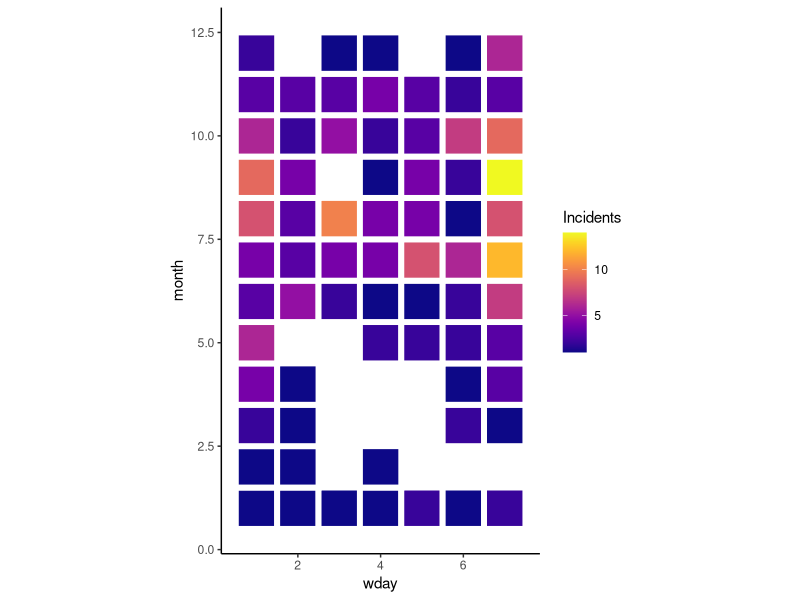
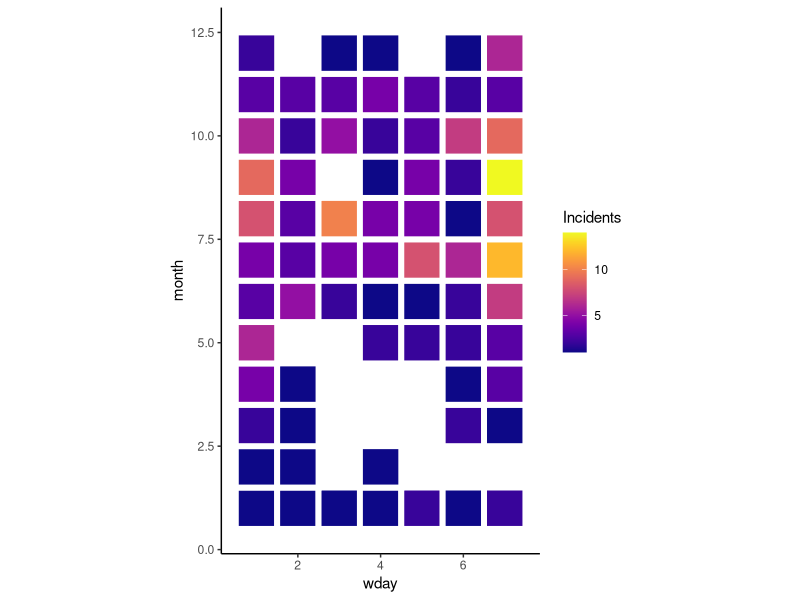

Reproduce these figures in R, in order. (Note: this script raises an error after producing the figures.)
#Time of year/ season, HEAT MAP

library(tidyverse)
library(lubridate)
library(viridis)

raw_df <- read_csv("GSAF5-Cali_Post_1958-2017_BEACHES.csv" )
head(raw_df$Date)

test_df <- raw_df %>% 
  ## try built-in date converter function first
  mutate(clean_date = dmy(Date))

# check out dates that failed to parse
test_df %>%
  filter(is.na(clean_date)) %>%
  select(Date, clean_date)

# manually fix those ones
out_df <- test_df %>%
  mutate(clean_date = case_when(
    Date == "Aug-1995"        ~ as.Date("1995-08-01"),
    Date == "Summer of 1996" ~ as.Date("1996-07-01"),
    Date == "Feb-1961" ~ as.Date("1961-02-01"), 
    Date == "Between 10 and 12-Sep-1959"  ~ as.Date("1959-09-11"),
    TRUE  ~ clean_date)) %>% 
  filter(!Date %in% c("1984" , "1986", "1965"))

#Cool Trick!!:
## make sure there's nothing crazy unexpected here
out_df %>%
  select(Date, clean_date) %>% View

#Cool Trick!! ALTERNATIVE:
## make sure there's nothing crazy unexpected here
summary(out_df$clean_date)

#Remove year, change to day, weekday
df_minus_year<- out_df %>% 
  mutate(month = month(clean_date), 
         day = day(clean_date), 
         wday = wday(clean_date))
      
df_minus_year<- df_minus_year %>% 
  group_by(month, wday) %>% 
#ADD LOCATION LATER!!!!!
  summarise(Incidents= n())
  
  
?lubridate

######## Plotting starts here#####################
ggplot(df_minus_year,aes(wday,month,fill=Incidents))+
  geom_tile(color= "white",size= 2) + 
  scale_fill_viridis(name="Incidents",option ="C")+ 
  coord_equal()+
  theme_classic()

ggsave(file="Days_of_Incidents_CA_Heatmap2.svg", 
       width=15, height=8)


+
  theme_minimal(base_size = 8)
    
  theme(legend.position = "bottom")
  

#Add ons to play with:
p <-p + facet_grid(year~month)
p <-p + scale_y_continuous(trans = "reverse", breaks = unique(df$hour))
p <-p + scale_x_continuous(breaks =c(1,10,20,31))
p <-p + theme_minimal(base_size = 8)
p <-p + labs(title= paste("Hourly Temps - Station",statno), x="Day", y="Hour Commencing")
p <-p + theme(legend.position = "bottom")+
  theme(plot.title=element_text(size = 14))+
  theme(axis.text.y=element_text(size=6)) +
  theme(strip.background = element_rect(colour="white"))+
  theme(plot.title=element_text(hjust=0))+
  theme(axis.ticks=element_blank())+
  theme(axis.text=element_text(size=7))+
  theme(legend.title=element_text(size=8))+
  theme(legend.text=element_text(size=6))+
  removeGrid()#ggExtra

ggsave(file="Days_of_Incidents_CA_Heatmap.svg", 
       width=15, height=8)


